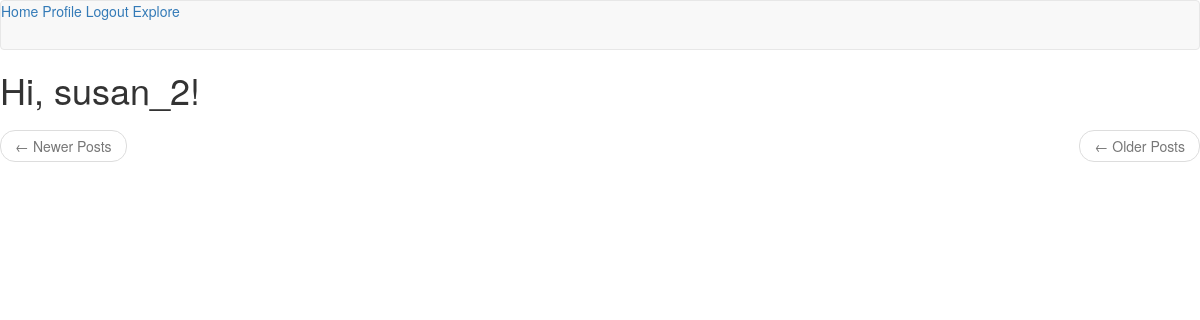
The page /explore (signed in) on the database as committed earlier.
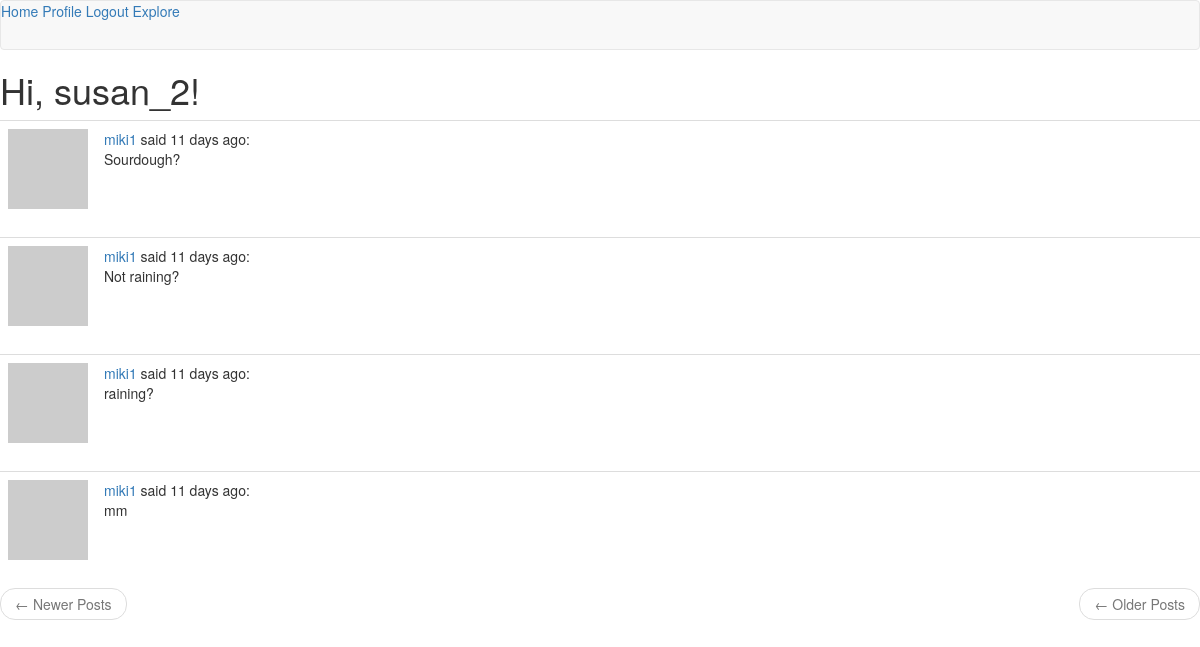
The same page on the database as committed later.
### app/models.py (models this page shows, shortened)
class User(UserMixin, db.Model):
	id = db.Column(db.Integer, primary_key=True)
	username = db.Column(db.String(64), index=True, unique=True)
	email = db.Column(db.String(120), index=True, unique=True)
	password_hash = db.Column(db.String(128))
	posts = db.relationship('Post', backref='author', lazy='dynamic')
	about_me = db.Column(db.String(140))
	last_seen = db.Column(db.DateTime, default=datetime.utcnow)
	followed = db.relationship(
			'User', secondary=followers,
			primaryjoin=(followers.c.follower_id == id),
			secondaryjoin=(followers.c.followed_id == id),
			backref=db.backref('followers', lazy='dynamic')
			, lazy='dynamic'
		)
	def avatar(self, size):
		digest = md5(self.email.lower().encode('utf-8')).hexdigest()
		return 'https://www.gravatar.com/avatar/{}?d=identicon&s={}'.format(
            digest, size)

class Post(db.Model):
	id = db.Column(db.Integer, primary_key=True)
	body = db.Column(db.String(140))
	timestamp = db.Column(db.DateTime, index=True, default=datetime.utcnow)
	user_id = db.Column(db.Integer, db.ForeignKey('user.id'))

### app/routes.py (the view)
@app.route('/explore')
@login_required
def explore():
	page = request.args.get('page', 1, type=int)
	posts = Post.query.order_by(Post.timestamp.desc()).paginate(
		page, app.config['POSTS_PER_PAGE'], False)
	next_url = url_for('index', page=posts.next_num) \
		if posts.has_next else None
	prev_url = url_for('index', page=posts.prev_num) \
		if posts.has_prev else None
	return render_template('index.html', title='Explore', posts=posts.items, next_url=next_url, prev_url=prev_url)

### app/models.py (called while the page is built)
@login.user_loader
def load_user(id):
	return User.query.get(int(id))

### app/routes.py (called while the page is built)
@app.before_request
def before_request():
	if current_user.is_authenticated:
		current_user.last_seen = datetime.utcnow()
		db.session.commit()

### app/templates/index.html (shortened to what this page needs)
{% extends "base.html" %}
{% import 'bootstrap/wtf.html' as wtf %}
{% block content %}
  <h1>Hi, {{ current_user.username }}!</h1>
  {% for post in posts %}
    {% include '_post.html' %}
  {% endfor %}
  <nav aria-label='...'>
    <ul class='pager'>
      <li class='previous{% if not prev_url %} disabled{% endif %}'>
        <a href="url_for({{ prev_url or '#'}})">
          <span aria-hidden='true'>&larr;</span> Newer Posts
        </a>
      </li>
      <li class='next{% if not new_url %} disabled{% endif %}'>
        <a href="url_for({{ new_url or '#' }})">
          <span aria-hidden='true'>&larr;</span> Older Posts
        </a>
      </li>
    </ul>
  </nav>
{% endblock %}

### app/templates/base.html (shortened to what this page needs)
{% extends "bootstrap/base.html" %}
{% block navbar %}
  <nav class="navbar navbar-default">
    <a href="{{ url_for('index') }}"}>Home</a>
    {% if current_user.is_anonymous %}
    <a href="{{ url_for('login') }}">Login</a>
    {% else %}
    <a href="{{ url_for('user', username=current_user.username )}}">Profile</a>
    <a href="{{ url_for('logout') }}">Logout</a>
    {% endif %}
    <a href="{{ url_for('explore') }}">Explore</a>
  </nav>
{% endblock %}

### app/templates/_post.html
<table class='table table-hover'>
	<tr>
		<td width='70px'>
		  <a href="{{ url_for('user', username=post.author.username) }}">
		    <img src="{{ post.author.avatar(36) }}">
		   </a>
		 </td>
		<td>
		  <a href="{{ url_for('user', username=post.author.username) }}">
		  	{{ post.author.username }}
		  </a>
		  said {{ moment(post.timestamp).fromNow() }}:<br>{{ post.body }}
		</td>
	</tr>
</table>

Rows that differ between the two databases and show on the page:
added Post: author.username "miki1", timestamp "11 days ago", body "Sourdough?"
added Post: author.username "miki1", timestamp "11 days ago", body "Not raining?"
added Post: author.username "miki1", timestamp "11 days ago", body "raining?"
added Post: author.username "miki1", timestamp "11 days ago", body "mm"
